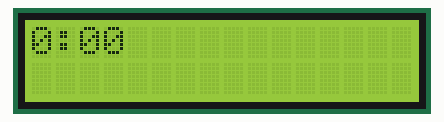
Bench run of a sketch on a simulated Arduino Uno, built with avr-gcc and run on an emulated ATmega328P. Parts: 16×2 character LCD.

Above: at 0.11 s.
At 5.05 s:
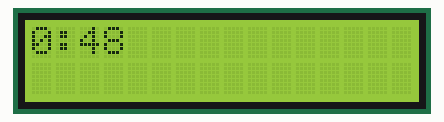
At 9.99 s:
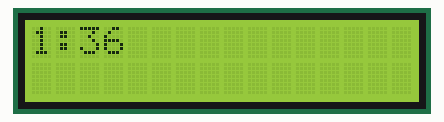
At 19.97 s:
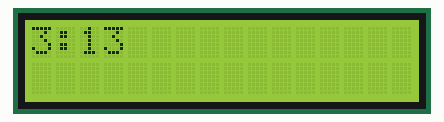
At 29.95 s:
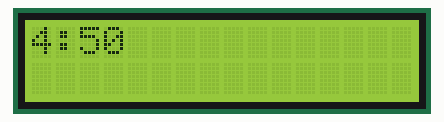
At 39.94 s:
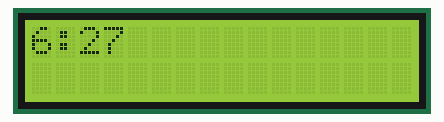

The sketch:

sketch_mar11b.ino
```cpp
#include <ISALiquidCrystal.h>
ISALiquidCrystal lcd;
int i=0, k=0;
void setup() {
  // put your setup code here, to run once:
lcd.begin();
int i, k=0;
}
void loop() {
  // put your main code here, to run repeatedly:

lcd.print(k);
lcd.print(":");
if(i<10)
{
  lcd.print("0");
  lcd.print(i);
}
else
  lcd.print(i);
delay(100);
lcd.clear();
i++;

if(i==60)
  {
   k++;
   i=0;
  }
}
```
